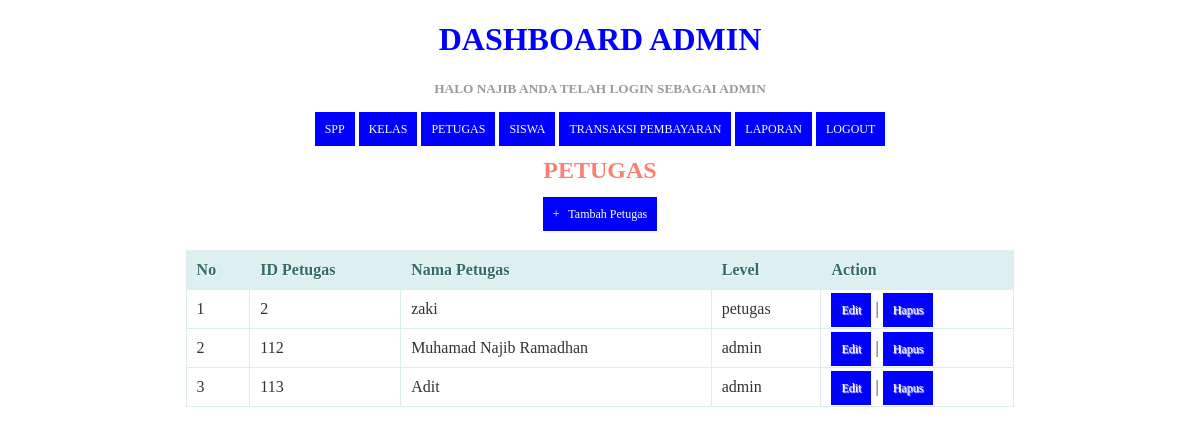
The app's page /petugas.php (signed in) with its own data.
### tables this page shows
CREATE TABLE `tb_petugas` (
  `id_petugas` int(11) NOT NULL,
  `username` varchar(30) NOT NULL,
  `password` varchar(40) NOT NULL,
  `nama_petugas` varchar(35) NOT NULL,
  `level` enum('admin','petugas') NOT NULL
);

### petugas.php (the view, shortened to what this page needs)
<!DOCTYPE html>
<html>
  <head>
  </head>
<body>
	<?php
  include ('header.php');
?>
 <center><h2>Petugas</h2><center>
  <center><a href="tambah_petugas.php">+ &nbsp; Tambah Petugas</a><center>
    <br/>
    <table>
      <thead>
        <tr>
		  <th>No</th>
          <th>ID Petugas</th>
          <th>Nama Petugas</th>
          <th>Level</th>
          <th>Action</th>
        </tr>
    </thead>
    <tbody>
	 <?php
      $query = "SELECT * FROM tb_petugas ORDER BY id_petugas ASC";
      $result = mysqli_query($koneksi, $query);
      $no = 1;
      while($row = mysqli_fetch_assoc($result))
      {
      ?>
       <tr>
          <td><?php echo $no; ?></td>
          <td><?php echo $row['id_petugas']; ?></td>
          <td><?php echo $row['nama_petugas']; ?></td>
          <td><?php echo $row['level']; ?></td>
          <td>
              <a href="edit_petugas.php?id=<?php echo $row['id_petugas']; ?>">Edit</a> |
              <a href="proses_hapuspetugas.php?id=<?php echo $row['id_petugas']; ?>" onClick="return confirm('Anda yakin akan menghapus data ini?')">Hapus</a>
          </td>
      </tr>
      <?php
        $no++;
      }
      ?>
    </tbody>
    </table>
</body>
</html>

### petugas.php (style rules this page uses)
* { font-family: "Trebuchet MS"; }
h2 { text-transform: uppercase; color: salmon; }
table { border: solid 1px #DDEEEE; border-collapse: collapse; border-spacing: 0; width: 70%; margin: 10px auto 10px auto; }
table thead th { background-color: #DDEFEF; border: solid 1px #DDEEEE; color: #336B6B; padding: 10px; text-align: left; text-shadow: 1px 1px 1px #fff; text-decoration: none; }
table tbody td { border: solid 1px #DDEEEE; color: #333; padding: 10px; text-shadow: 1px 1px 1px #fff; }
a { background-color: salmon; color: #fff; padding: 10px; text-decoration: none; font-size: 12px; }

### header.php (style rules this page uses)
* { font-family: "Trebuchet MS"; }
table { border: solid 1px #DDEEEE; border-collapse: collapse; border-spacing: 0; width: 70%; margin: 10px auto 10px auto; }
table thead th { background-color: #DDEFEF; border: solid 1px #DDEEEE; color: #336B6B; padding: 10px; text-align: left; text-shadow: 1px 1px 1px #fff; text-decoration: none; }
table tbody td { border: solid 1px #DDEEEE; color: #333; padding: 10px; text-shadow: 1px 1px 1px #fff; }
a { background-color: blue; color: #fff; padding: 10px; text-decoration: none; font-size: 12px; }

### records on screen
tb_petugas: id_petugas "2", nama_petugas "zaki", level "petugas"
tb_petugas: id_petugas "112", nama_petugas "Muhamad Najib Ramadhan", level "admin"
tb_petugas: id_petugas "113", nama_petugas "Adit", level "admin"

### other values on screen
$_SESSION['username'] "NAJIB"
$_SESSION['level'] "ADMIN"
